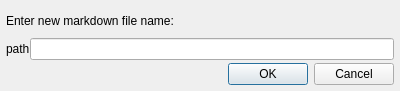
<?xml version="1.0" encoding="UTF-8"?>
<ui version="4.0">
 <class>AddNewFileDialog</class>
 <widget class="QDialog" name="AddNewFileDialog">
  <property name="geometry">
   <rect>
    <x>0</x>
    <y>0</y>
    <width>400</width>
    <height>91</height>
   </rect>
  </property>
  <property name="windowTitle">
   <string>Add new file</string>
  </property>
  <layout class="QVBoxLayout" name="verticalLayout">
   <property name="spacing">
    <number>3</number>
   </property>
   <property name="margin">
    <number>6</number>
   </property>
   <item>
    <widget class="QLabel" name="infoLabel">
     <property name="text">
      <string>Enter new markdown file name:</string>
     </property>
    </widget>
   </item>
   <item>
    <layout class="QHBoxLayout" name="horizontalLayout">
     <property name="spacing">
      <number>0</number>
     </property>
     <property name="leftMargin">
      <number>0</number>
     </property>
     <property name="rightMargin">
      <number>0</number>
     </property>
     <item>
      <widget class="QLabel" name="parentDirLabel">
       <property name="text">
        <string>path</string>
       </property>
      </widget>
     </item>
     <item>
      <widget class="QLineEdit" name="fileNameLineEdit">
       <property name="minimumSize">
        <size>
         <width>160</width>
         <height>0</height>
        </size>
       </property>
      </widget>
     </item>
    </layout>
   </item>
   <item>
    <widget class="QDialogButtonBox" name="buttonBox">
     <property name="standardButtons">
      <set>QDialogButtonBox::Cancel|QDialogButtonBox::Ok</set>
     </property>
    </widget>
   </item>
  </layout>
 </widget>
 <resources/>
 <connections/>
</ui>
